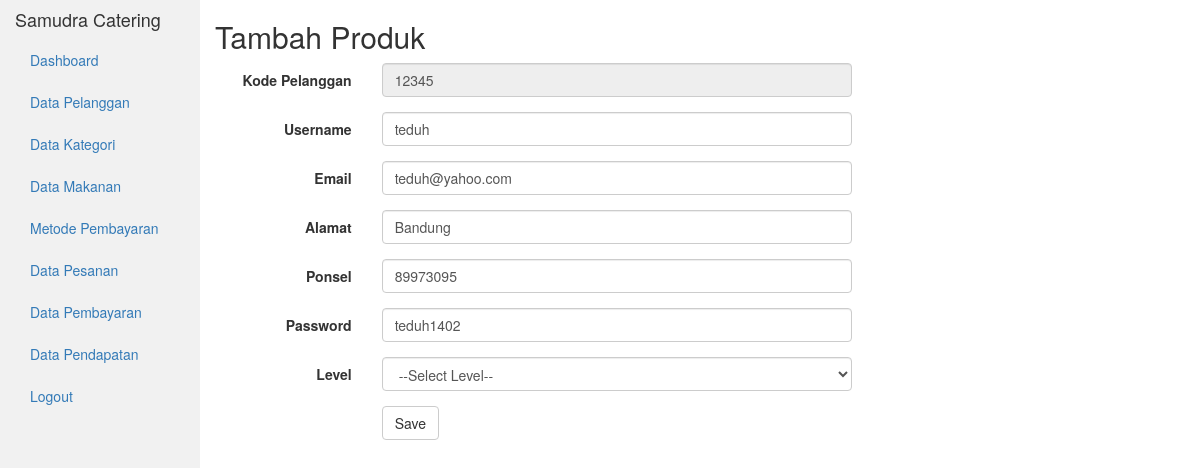
The app's page /admin/Pelanggan/update_user/12345 with its own data.
### tables this page shows
CREATE TABLE `user` (
  `id_user` varchar(5) NOT NULL,
  `username` varchar(20) NOT NULL,
  `email` varchar(50) NOT NULL,
  `alamat` varchar(100) NOT NULL,
  `ponsel` int(12) NOT NULL,
  `password` varchar(25) NOT NULL,
  `level` enum('admin','user') NOT NULL DEFAULT 'user'
);

### application/controllers/admin/Pelanggan.php (called while the page is built, shortened)
<?php
class Pelanggan extends CI_Controller {
  public function __construct()
  {
      $this->load->model('admin/Pelanggan_model');
  }
  public function update_user($id_user)
  {
      $this->form_validation->set_rules('id_user', 'Kode Pelanggan', 'required');
      $this->form_validation->set_rules('username', 'Username', 'required');
      $this->form_validation->set_rules('email', 'Email', 'required');
      $this->form_validation->set_rules('alamat', 'Alamat', 'required');
      $this->form_validation->set_rules('ponsel', 'Ponsel', 'required');
      $this->form_validation->set_rules('password', 'password', 'required');
      $this->form_validation->set_rules('level', 'Level', 'required');
          if ($this->form_validation->run() == FALSE)
          {
              $data3['user'] = $this->Pelanggan_model->finduser($id_user);
              $this->load->view('admin/ubah_user',$data3);
    }
  }
}
?>

### index.php (called while the page is built, shortened)
<?php
require_once BASEPATH.'core/CodeIgniter.php';

### application/models/admin/Pelanggan_model.php (called while the page is built, shortened)
<?php
class Pelanggan_model extends CI_Model {
    public function finduser($id_user) {
      $hasil = $this->db->where('id_user',$id_user)
                        ->limit(1)
                        ->get('user');
      if($hasil->num_rows()>0){
        return $hasil->row();
      }else {
        return array();
      }
    }
}

### application/views/admin/ubah_user.php (the view, shortened to what this page needs)
<?php
    $id_user      = $user->id_user;
if($this->input->post('is_submitted')){
  $username       = set_value('username');
  $email          = set_value('email');
  $alamat         = set_value('alamat');
  $ponsel         = set_value('ponsel');
  $password       = set_value('password');
  $level          = set_value('level');
} else {
    $username     = $user->username;
    $email        = $user->email;
    $alamat       = $user->alamat;
    $ponsel       = $user->ponsel;
    $password     = $user->password;
}
 ?>
 <!DOCTYPE html>
<html lang="en">
<head>
  <link rel="stylesheet" href="<?php echo base_url()?>assets/bootstrap/css/bootstrap.min.css"/>
  <link rel="stylesheet" type="text/css" href="<?php echo base_url()?>assets/bootstrap/css/dataTables.bootstrap.min.css"/>
</head>
<body>
<div class="container-fluid">
  <div class="row content">
    <div class="col-sm-2 sidenav">
      <h4>Samudra Catering</h4>
      <ul class="nav nav-pills nav-stacked">
      <li><a href="<?php echo base_url('index.php/admin/Admin')?>">Dashboard</a></li>
      <li><a href="<?php echo base_url('index.php/admin/Pelanggan')?>">Data Pelanggan</a></li>
      <li><a href="<?php echo base_url('index.php/admin/Kategori')?>">Data Kategori</a></li>
      <li><a href="<?php echo base_url('index.php/admin/Produk')?>">Data Makanan</a></li>
      <li><a href="<?php echo base_url('index.php/admin/Metode_bayar')?>">Metode Pembayaran</a></li>
      <li><a href="<?php echo base_url('index.php/admin/Order')?>">Data Pesanan</a></li>
      <li><a href="<?php echo base_url('index.php/admin/Pembayaran')?>">Data Pembayaran</a></li>
      <li><a href="<?php echo base_url('index.php/admin/Pendapatan')?>">Data Pendapatan</a></li>
      <li><?php echo anchor('logout', 'Logout'); ?></li>
      </ul><br>
    </div>
    <div class="col-sm-10">
     <h2>Tambah Produk</h2>
  <?= form_open('admin/Pelanggan/update_user/'.$id_user,['class'=>'form-horizontal']) ?>
  <div class="form-group">
          <label for="inputPassword3" class="col-sm-2 control-label">Kode Pelanggan</label>
          <div class="col-sm-6">
            <input type="text" class="form-control" name="id_user" placeholder="" value="<?= $id_user?>" readonly>
          </div>
        </div>
        <div class="form-group">
          <label for="inputPassword3" class="col-sm-2 control-label">Username</label>
          <div class="col-sm-6">
            <input type="text" class="form-control" name="username" placeholder="" value="<?= $username ?>">
          </div>
        </div>
        <div class="form-group">
          <label for="inputPassword3" class="col-sm-2 control-label">Email</label>
          <div class="col-sm-6">
            <input type="email" class="form-control" name="email" placeholder="" value="<?= $email ?>">
          </div>
        </div>
        <div class="form-group">
          <label for="inputPassword3" class="col-sm-2 control-label">Alamat</label>
          <div class="col-sm-6">
            <input type="text" class="form-control" name="alamat" placeholder="" value="<?= $alamat ?>">
          </div>
        </div>
        <div class="form-group">
          <label for="inputPassword3" class="col-sm-2 control-label">Ponsel</label>
          <div class="col-sm-6">
            <input type="text" class="form-control" name="ponsel" placeholder="" value="<?= $ponsel ?>">
          </div>
        </div>
        <div class="form-group">
          <label for="inputPassword3" class="col-sm-2 control-label">Password</label>
          <div class="col-sm-6">
            <input type="text" class="form-control" name="password" placeholder="" value="<?= $password ?>">
          </div>
        </div>
        <div class="form-group">
          <label for="inputPassword3" class="col-sm-2 control-label">Level</label>
          <div class="col-sm-6">
            <select class="form-control" name="level">
              <option>--Select Level--</option>
            </select>
          </div>
        </div>
        <div class="form-group">
          <div class="col-sm-offset-2 col-sm-10">
            <button type="submit" class="btn btn-default" name="btnSubmit">Save</button>
          </div>
        </div>
  <?= form_close() ?>
    </div>
  </div>
</div>
</body>
</html>

### application/views/admin/ubah_user.php (style rules this page uses)
.row.content { height: 1500px }
.sidenav { background-color: #f1f1f1; height: 100%; }

### records on screen
user: id_user "12345", username "teduh", email "teduh@yahoo.com", alamat "Bandung", ponsel "89973095", password "teduh1402"

### other values on screen
anchor('logout', 'Logout') "Logout"
